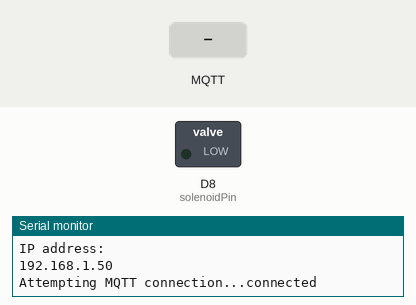
Recording of a sketch running on a simulated Arduino MKR. Shown: switched loads named in the sketch (green lamp = pin HIGH), the last lines printed to the serial monitor. The test bench sets the inputs (shaded band). WiFi joins after 1.5 s; servers stay silent unless stated; no MQTT or app messages arrive unless stated.

Above: at 2.7 s.
2.8 s: MQTT message "ON" arrives on the first subscribed topic
At 3.8 s:
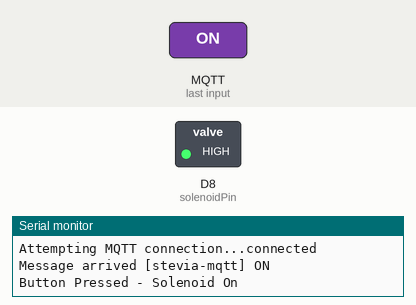
5.8 s: MQTT message "on" arrives on the first subscribed topic
At 6.2 s:
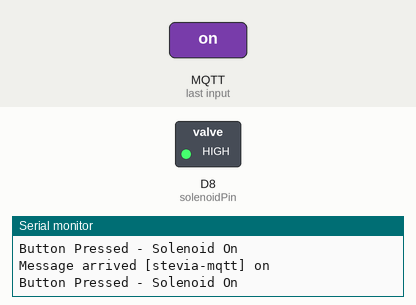
7.3 s: MQTT message "On" arrives on the first subscribed topic
At 10.4 s:
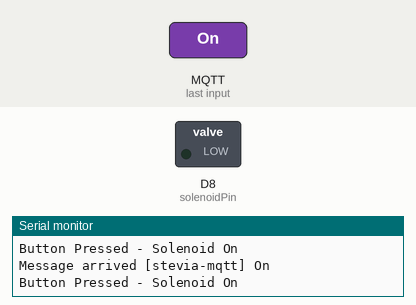
Timing chart, 0 to 11.9 s (numbered marks = the images above; inputs shaded):
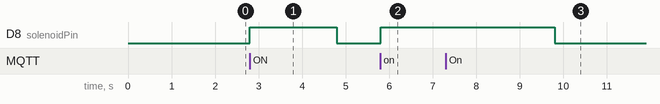

Measured:
- after the input at 2.8 s, D8 (solenoidPin): LOW → HIGH at once, → LOW 2.0 s later
- after the input at 5.8 s, D8 (solenoidPin): LOW → HIGH at once
- after the input at 7.3 s, D8 (solenoidPin): HIGH → LOW after 2.5 s instead of 0.50 s

The sketch:

aruino_mqtt.ino
```cpp
#include <ArduinoHttpClient.h>
#include <WiFiNINA.h>
#include <PubSubClient.h>

// WiFi
const char* ssid = "Hanbat_WLAN_Guest";  // Enter your WiFi name
const char* password = "";               // Enter WiFi password

WiFiClient espClient;
PubSubClient client(espClient);

// MQTT Broker
const char* mqtt_server = "broker.emqx.io";  // Enter your WiFi or Ethernet IP
const int mqtt_port = 1883;
const char* topic = "stevia-mqtt";

// Button & Solenoid
int buttonPin = 4; // Button Pin
int solenoidPin = 8; // Solenoid Pin

#define MSG_BUFFER_SIZE (50)
char msg[MSG_BUFFER_SIZE];

void setup() {
  Serial.begin(9600);

  setup_wifi();

  client.setServer(mqtt_server, 1883);
  client.setCallback(callback);

  pinMode(buttonPin, INPUT);
  pinMode(solenoidPin, OUTPUT);
}

void setup_wifi() {

  delay(10);
  Serial.println();
  Serial.print("Connecting to ");
  Serial.println(ssid);

  WiFi.begin(ssid, password);

  while (WiFi.status() != WL_CONNECTED) {
    delay(500);
    Serial.print(".");
  }

  Serial.println("");
  Serial.println("WiFi connected");
  Serial.println("IP address: ");
  Serial.println(WiFi.localIP());
}

void reconnect() {
  while (!client.connected()) {
    Serial.print("Attempting MQTT connection...");

    if (client.connect("stevia")) {
      Serial.println("connected");
      client.subscribe(topic);
    } else {
      Serial.print("failed, rc=");
      Serial.print(client.state());
      Serial.println(" try again in 5 seconds");
      delay(5000);
    }
  }
}

void callback(char* topic, byte* payload, unsigned int length) {
  Serial.print("Message arrived [");
  Serial.print(topic);
  Serial.print("] ");

  String command = "";
  for (int i = 0; i < length; i++) {
    command += (char)payload[i];
  }
  Serial.println(command);

  if (command.equals("ON") || command.equals("on") || command.equals("On")) {
    digitalWrite(solenoidPin, HIGH); // 스위치를 누른 상태로 설정
    Serial.println("Button Pressed - Solenoid On"); // 시리얼 모니터에 메시지 출력
    delay(2000);
    digitalWrite(solenoidPin, LOW); // 스위치를 누르지 않은 상태로 설정
    snprintf(msg, 50, "Open");
		client.publish(topic, msg);
  }
}

void loop() {
  if (!client.connected()) {
    reconnect();
  }

  client.loop();

}
```
